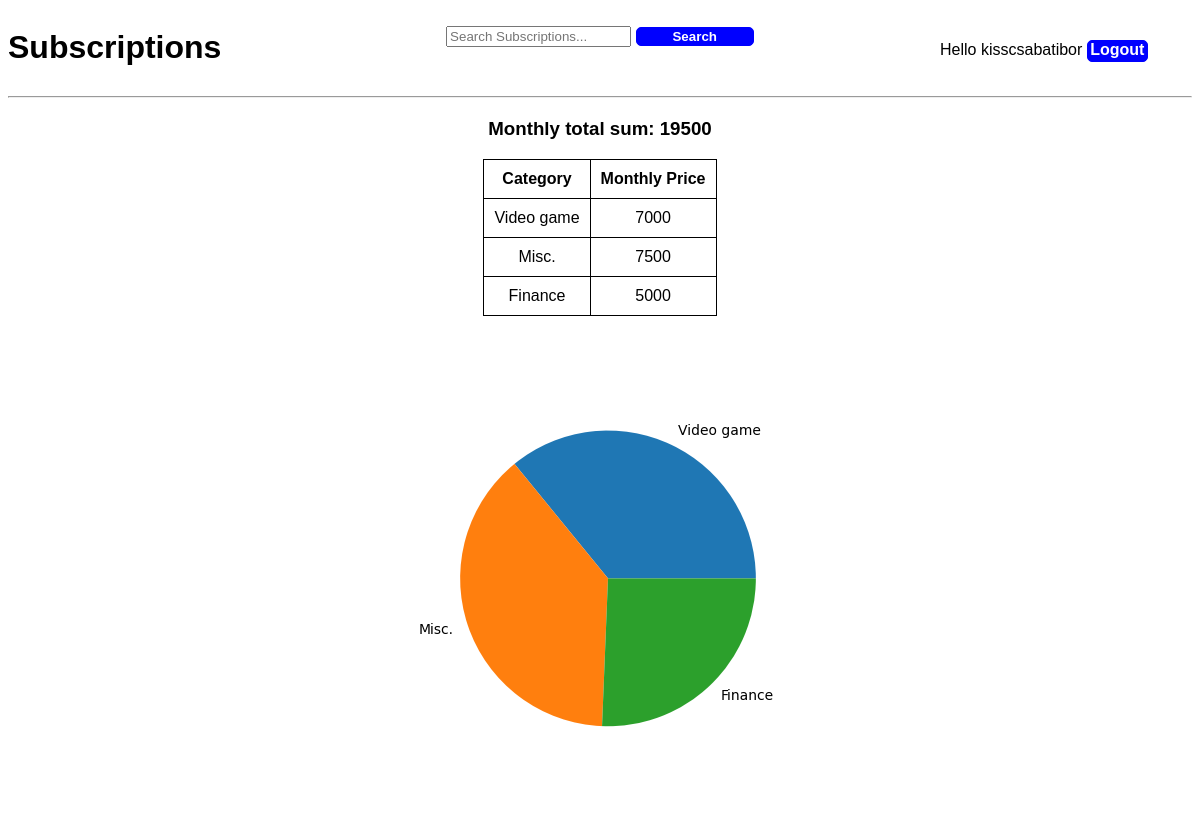
The page /statistics/ (signed in) on the database its author committed.
### base/models.py (models this page shows)
class Category(models.Model):
    name = models.CharField(max_length=200)
    def __str__(self):
        return self.name.__str__()

### base/views.py (the view)
# urls.py: path('statistics/', views.stats, name='statistics'),
@login_required(login_url='login')
def stats(request):
    subscriptions = Subscription.objects.filter(owner=request.user)
    total_sum = 0
    stats_obj = {}
    for subscription_obj in subscriptions:
        previous_value = stats_obj.get(subscription_obj.category, 0)
        stats_obj[subscription_obj.category] =\
            previous_value + subscription_obj.price
        total_sum += subscription_obj.price
    stat_keys = []
    stat_values = []
    for key, value in stats_obj.items():
        stat_keys.append(key)
        stat_values.append(value)
    plt.pie(np.array(stat_values), labels=stat_keys)
    plt.savefig('base/static/piechart.png')
    plt.close()
    context = {'total_sum': total_sum, 'stats': stats_obj}
    return render(request, 'base/stats.html', context=context)

### base/templates/base/stats.html
{% extends 'main.html' %}
{% load static %}
{%  block content %}
<div class="stats-container">
    <h3>Monthly total sum: {{ total_sum }}</h3>
    <table>
    <tr>
        <th>Category</th>
        <th>Monthly Price</th>
    </tr>
    {% for category, price in stats.items %}
        <tr><td>{{ category }}</td> <td>{{ price }}</td></tr>
    {%  endfor  %}
    </table>
</div>
    <div class="chart-container">
        <img src="../../static/piechart.png" width="640" height="480" alt="stats">
    </div>
{%  endblock %}

### templates/navbar.html
{% load static %}
<link rel="stylesheet" href="{% static 'styles.css' %}">
<div class="navbar-container">
<a href="/">
    <h1 class="quiet-link">Subscriptions</h1>
</a>
<form method="get" class="search-form" action="{% url 'home' %}">
    <input class="search-input" type="text" name="q" placeholder="Search Subscriptions...">
    <button type="submit" class="blue-button">Search</button>
</form>
{% if request.user.is_authenticated %}
    <div class="userinfo-container">
    <span class="userinfo-text">Hello {{ request.user }}</span>
    <a class="userinfo-text blue-button" href="{% url 'logout' %}">Logout</a>
    </div>
{% else %}
    <a class="userinfo-text blue-button" href="{% url 'login' %}">Login</a>
{% endif %}
</div>
<hr>

### base/static/styles.css (style rules this page uses)
a:link { text-decoration: none; }
.quiet-link { color: black; }
* { font-family: Arial, sans-serif; }
.navbar-container { display: grid; grid-template-columns: 1fr 2fr 1fr; }
.userinfo-container { text-align: center; display: inline-block; }
.search-input { margin-top: 3%; }
.userinfo-text { height: 20px; top: 40%; position: relative; }
.search-form { text-align: center; display: inline-block; }
.blue-button { background-color: blue; color: white; font-weight: bold; text-align: center; border-radius: 5px; display: inline-block; border: 1px solid blue; transition: background-color 0.2s, color 0.2s; cursor: pointer; text-decoration: none; vertical-align: middle; width: 20%; margin: 0 auto; }
.stats-container { text-align: center; margin: 20px; }
.stats-container table { margin: auto; border: 1px black solid; border-collapse: collapse; }
.stats-container tr { padding: 10px; border: 1px black solid; }
.stats-container td { padding: 10px; border: 1px black solid; }
.stats-container th { padding: 10px; border: 1px black solid; }
.chart-container { text-align: center; }

### rows shown on the page
Category: name "Video game", price "7000"
Category: name "Misc.", price "7500"
Category: name "Finance", price "5000"

### other values the page prints
{{ request.user }} "kisscsabatibor"
{{ total_sum }} "19500"
